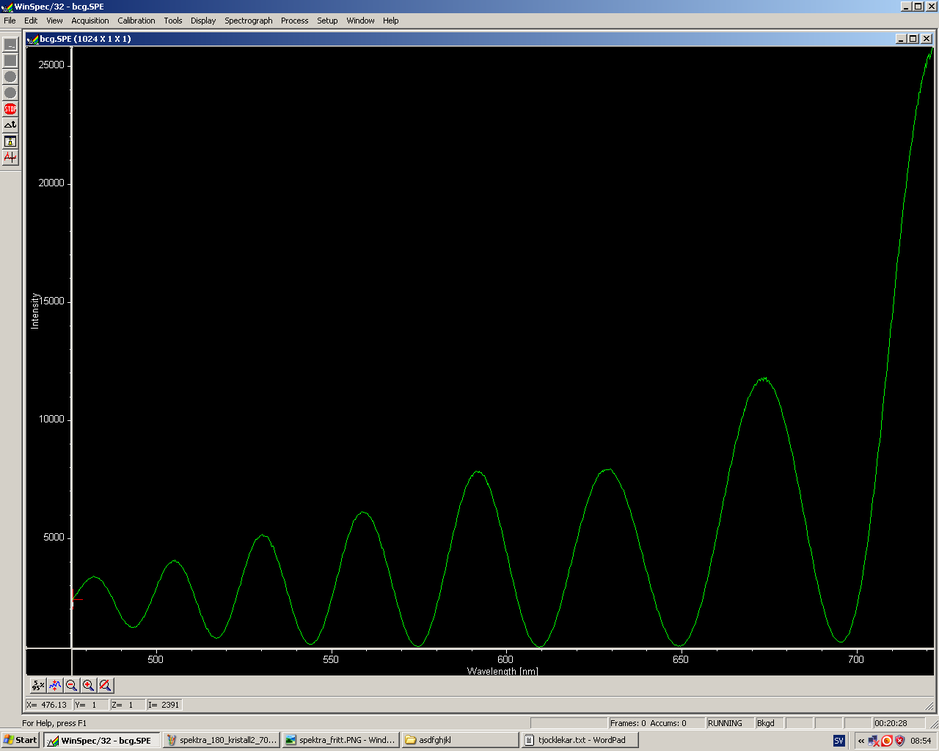
%> input picture PolarisationLabb/data/spektra_180_kristall2_0.PNG, 939 x 751 px, shrunk from 1280 x 1024 before the run, given in place of .PNG, which was not available
$ octave invertAndCrop.m   (GNU Octave 9; MATLAB toolbox functions it lacks are replaced by stand-ins)
%> lines starting %> are read from the running program, lines starting %| are printed output that depends on the picture; pictures that were not available may be replaced by others from this repository, and a replacement may not be noted

name = input('filnamnet (utan .PNG): ');
%> the answer given: 3

im = imread([name, '.PNG']);
%> im is the input picture: size 751x939x3 uint8; mean R, G, B 36.1, 37.3, 37.2
im = 255-im;
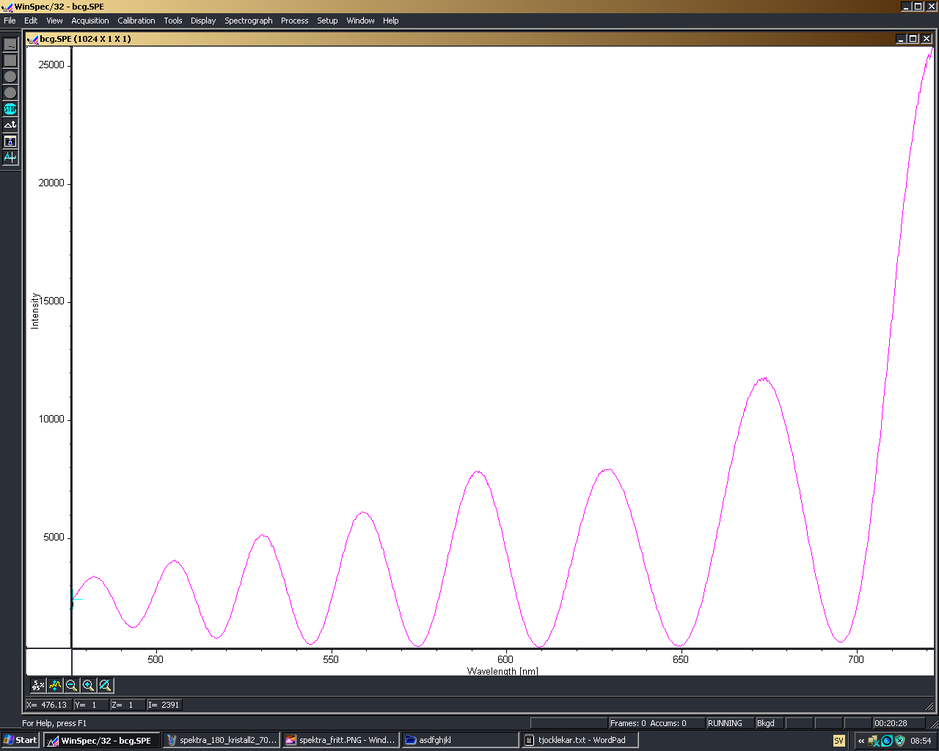
%> im: size 751x939x3 uint8; mean R, G, B 218.9, 217.7, 217.8
im = im(65:end-103,40:end-7,:);
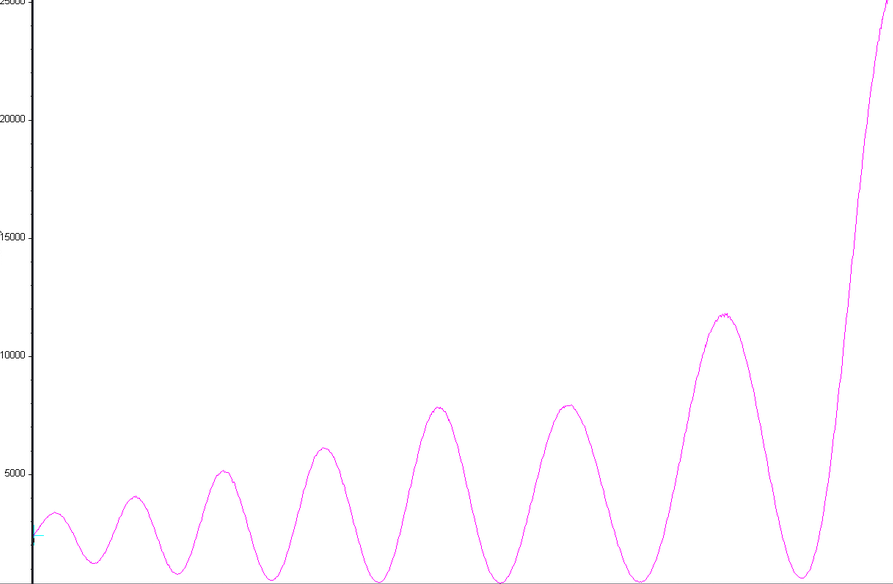
%> im: size 584x893x3 uint8; mean R, G, B 254.1, 253, 254.1
imwrite(im,[name, '_inv.PNG']);

$ run again, on PolarisationLabb/data/spektra_180_kristall2_140.PNG
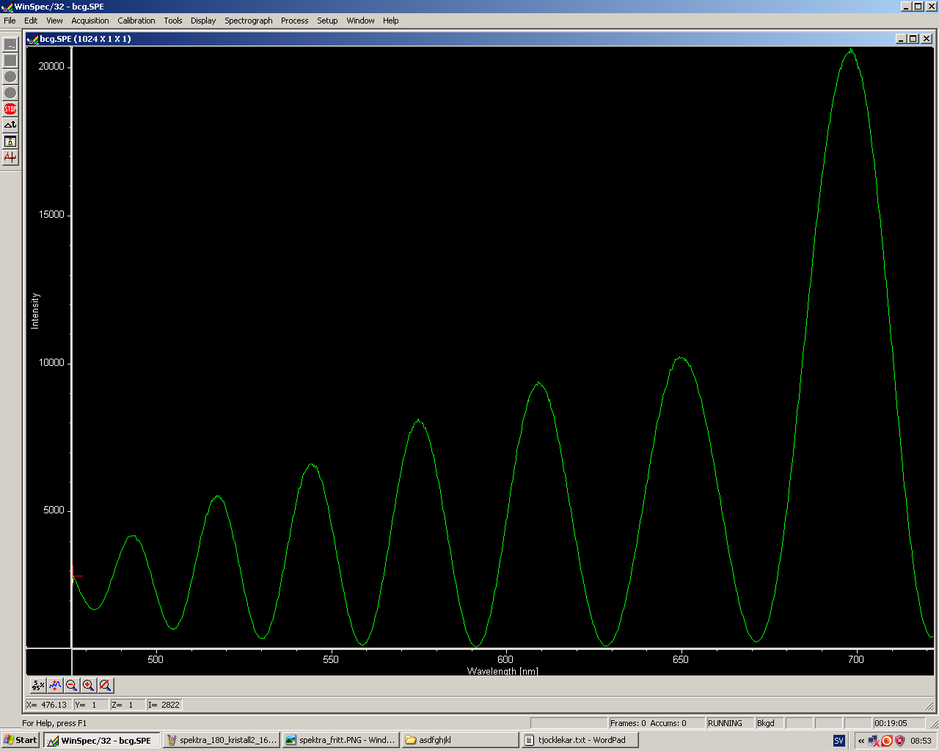
%> input picture PolarisationLabb/data/spektra_180_kristall2_140.PNG, 939 x 751 px, shrunk from 1280 x 1024 before the run, given in place of .PNG, which was not available
%> im is the input picture: size 751x939x3 uint8; mean R, G, B 36, 37.6, 37.1
%> `im = 255-im;`:
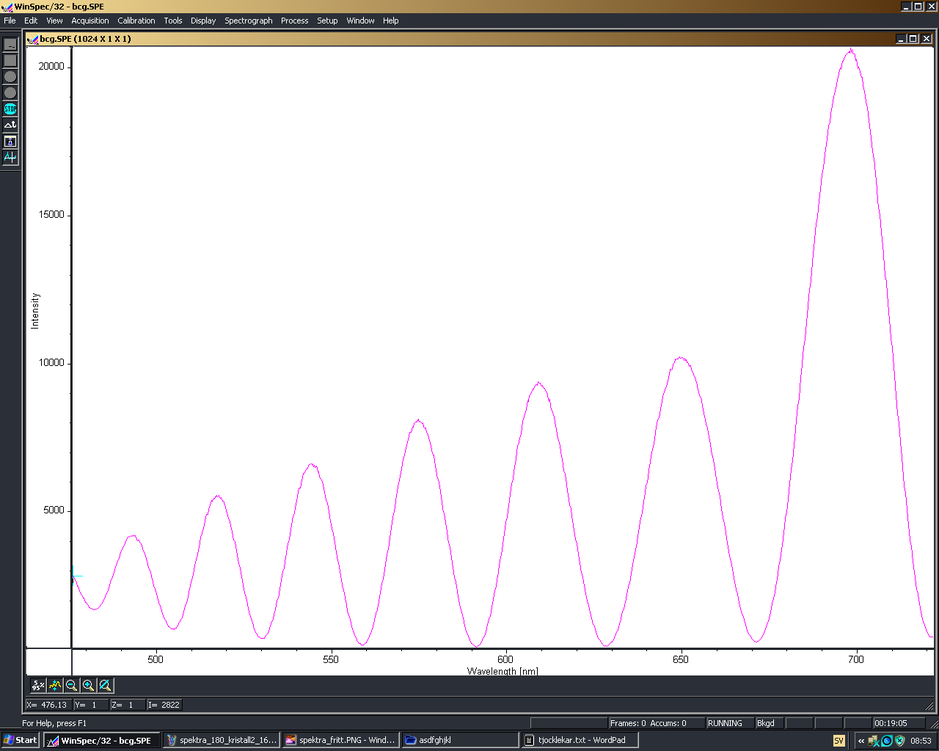
%> im: size 751x939x3 uint8; mean R, G, B 219, 217.4, 217.9
%> `im = im(65:end-103,40:end-7,:);`:
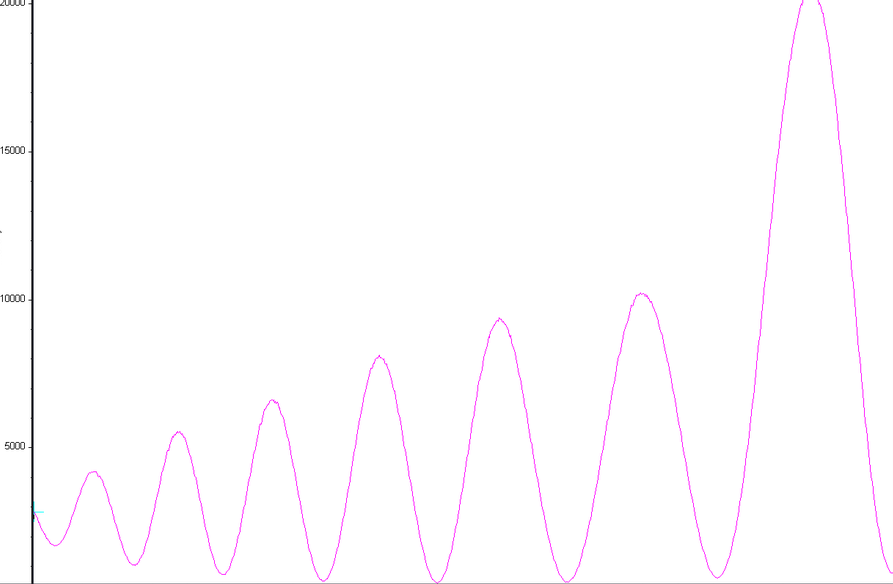
%> im: size 584x893x3 uint8; mean R, G, B 254.1, 252.6, 254.2

$ run again, on PolarisationLabb/data/spektra_180_kristall2_160.PNG
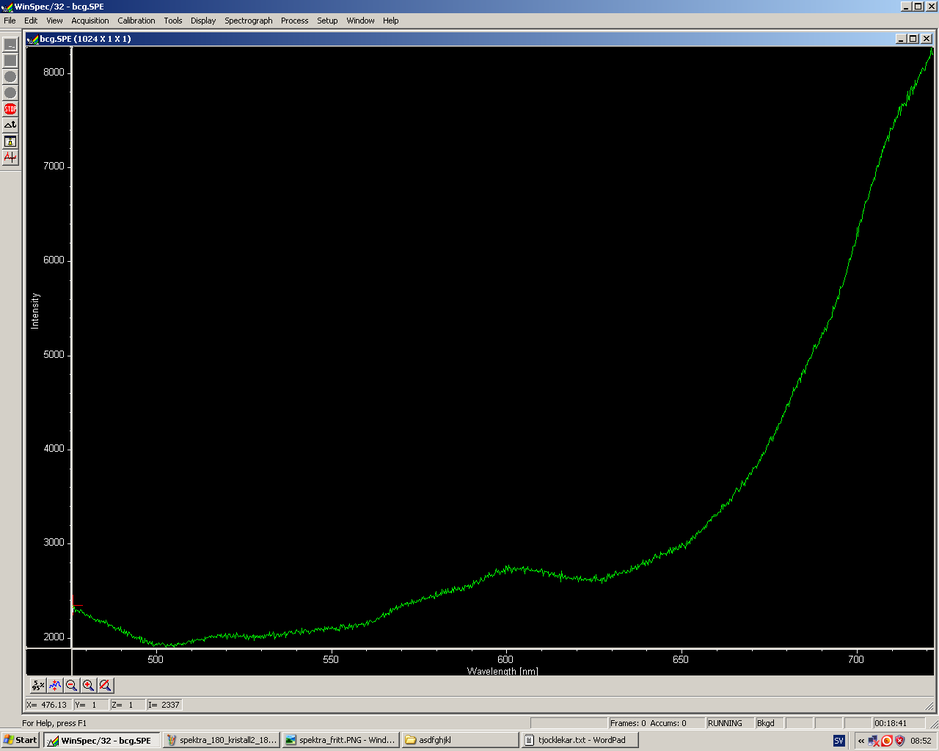
%> input picture PolarisationLabb/data/spektra_180_kristall2_160.PNG, 939 x 751 px, shrunk from 1280 x 1024 before the run, given in place of .PNG, which was not available
%> im is the input picture: size 751x939x3 uint8; mean R, G, B 36.1, 37.1, 37.2
%> `im = 255-im;`:
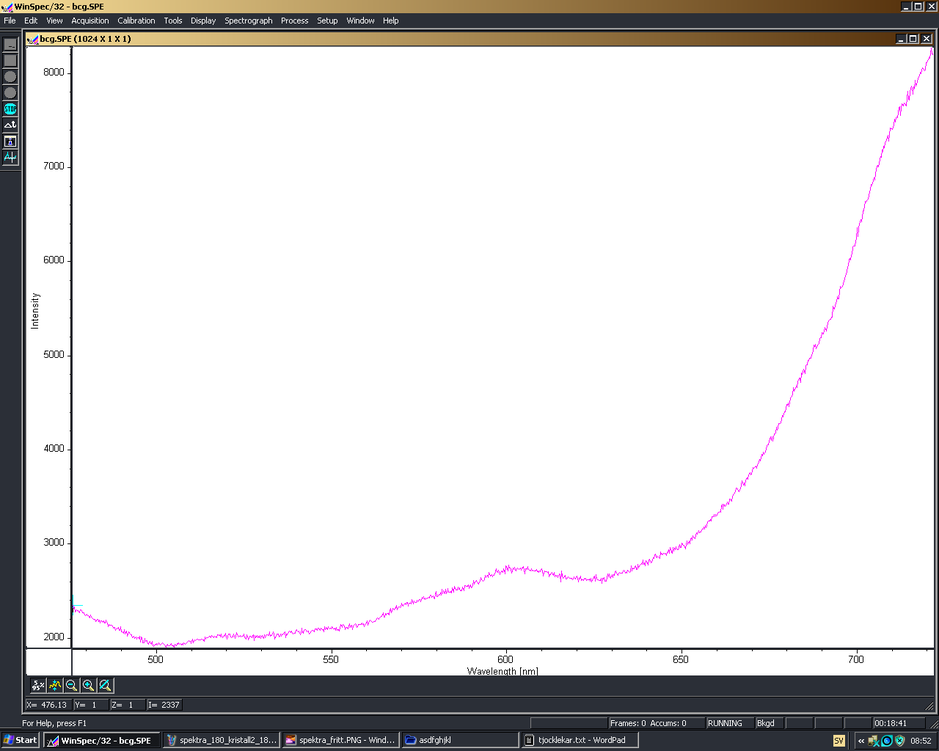
%> im: size 751x939x3 uint8; mean R, G, B 218.9, 217.9, 217.8
%> `im = im(65:end-103,40:end-7,:);`:
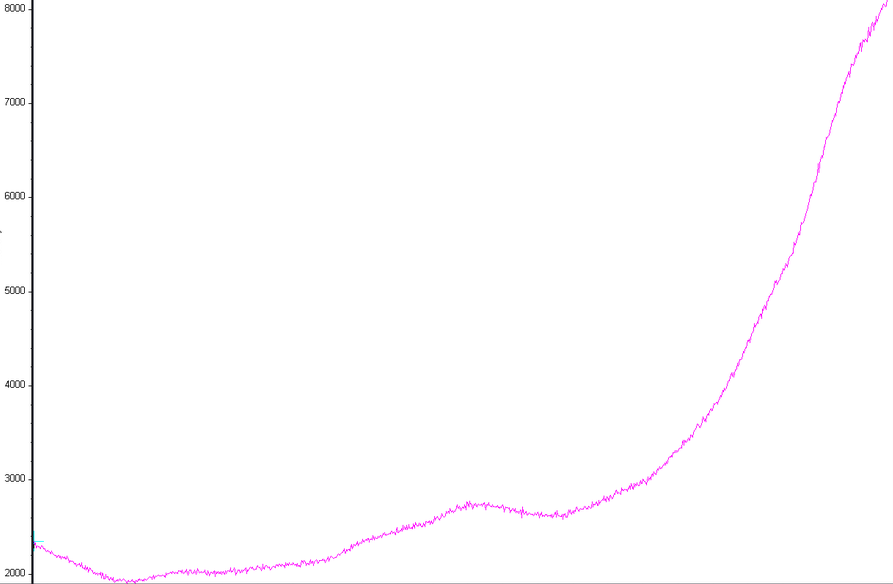
%> im: size 584x893x3 uint8; mean R, G, B 254, 253.2, 254.1
